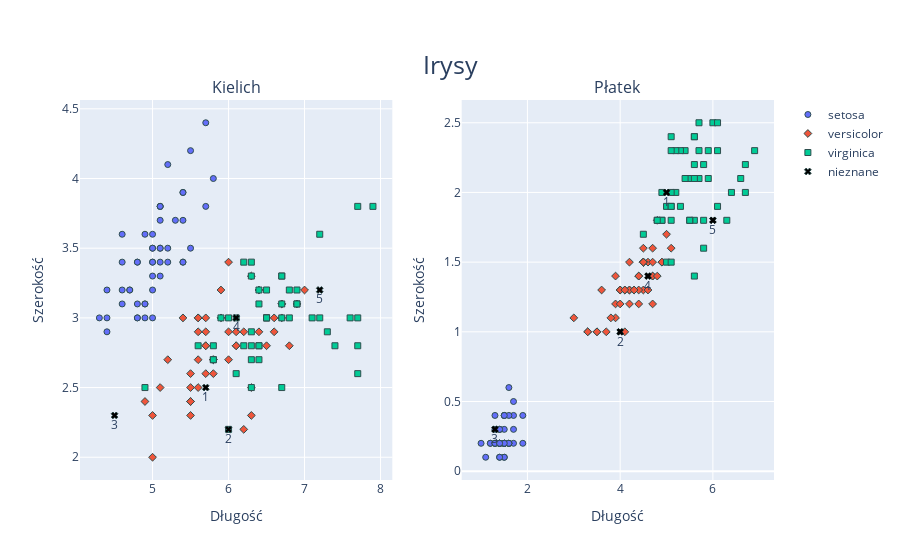

This figure's notebook cell:
### Markdown cell above
I jak poszło? Czy zgodzisz się, że poprzedni wykres był chaotyczny? Problemem poprzedniego wykresu jest jego wielowymiarowość, aż 4 zmienne (w dodatku ciągłe!) są przedstawione graficznie, co powoduje, że każda z nich jest trudna do zinterpretowania. Dla odmiany spójrz na poniższe dwa wykresy. W obecnej sytuacji wszystko jest dużo czytelniejsze. Czy teraz uda Ci się poprawnie zidentyfikować te same obiekty? Dodatkowo korzystnie na czytelność wykresu wpłynęło dostosowanie  osi. W poprzednim wypadku około 60% wykersu było puste, obserwacje były w jednym miejscu co jeszcze bardziej utrudniło interpretację. Teraz osie są przycięte, tak aby maksymalnie wykorzystać potencjał wykresów. Są też odpowiednio podpisane, w związku z czym nie zgubisz żadnej informacji.

### Code cell
good_graph(iris)

### Figure 1 — Plotly figure (JSON) as saved in the notebook; plotly's stock layout.template omitted (floating-point values rounded to 4 significant figures)
{"data": [{"marker": {"color": "#636EFA", "line": {"color": "DarkSlateGrey", "width": 1}, "size": 6, "symbol": "circle"}, "mode": "markers", "name": "setosa", "type": "scatter", "x": [5.1, 4.9, 4.7, 4.6, 5, 5.4, 4.6, 5, 4.4, 4.9, 5.4, 4.8, 4.8, 4.3, 5.8, 5.7, 5.4, 5.1, 5.7, 5.1, 5.4, 5.1, 4.6, 5.1, 4.8, 5, 5, 5.2, 5.2, 4.7, 4.8, 5.4, 5.2, 5.5, 4.9, 5, 5.5, 4.9, 4.4, 5.1, 5, 4.4, 5, 5.1, 4.8, 5.1, 4.6, 5.3, 5], "xaxis": "x", "y": [3.5, 3, 3.2, 3.1, 3.6, 3.9, 3.4, 3.4, 2.9, 3.1, 3.7, 3.4, 3, 3, 4, 4.4, 3.9, 3.5, 3.8, 3.8, 3.4, 3.7, 3.6, 3.3, 3.4, 3, 3.4, 3.5, 3.4, 3.2, 3.1, 3.4, 4.1, 4.2, 3.1, 3.2, 3.5, 3.6, 3, 3.4, 3.5, 3.2, 3.5, 3.8, 3, 3.8, 3.2, 3.7, 3.3], "yaxis": "y"}, {"legendgroup": "group", "marker": {"color": "#636EFA", "line": {"color": "DarkSlateGrey", "width": 1}, "size": 6, "symbol": "circle"}, "mode": "markers", "name": "setosa", "showlegend": false, "type": "scatter", "x": [1.4, 1.4, 1.3, 1.5, 1.4, 1.7, 1.4, 1.5, 1.4, 1.5, 1.5, 1.6, 1.4, 1.1, 1.2, 1.5, 1.3, 1.4, 1.7, 1.5, 1.7, 1.5, 1, 1.7, 1.9, 1.6, 1.6, 1.5, 1.4, 1.6, 1.6, 1.5, 1.5, 1.4, 1.5, 1.2, 1.3, 1.4, 1.3, 1.5, 1.3, 1.3, 1.6, 1.9, 1.4, 1.6, 1.4, 1.5, 1.4], "xaxis": "x2", "y": [0.2, 0.2, 0.2, 0.2, 0.2, 0.4, 0.3, 0.2, 0.2, 0.1, 0.2, 0.2, 0.1, 0.1, 0.2, 0.4, 0.4, 0.3, 0.3, 0.3, 0.2, 0.4, 0.2, 0.5, 0.2, 0.2, 0.4, 0.2, 0.2, 0.2, 0.2, 0.4, 0.1, 0.2, 0.2, 0.2, 0.2, 0.1, 0.2, 0.2, 0.3, 0.2, 0.6, 0.4, 0.3, 0.2, 0.2, 0.2, 0.2], "yaxis": "y2"}, {"marker": {"color": "#EF553B", "line": {"color": "DarkSlateGrey", "width": 1}, "size": 6, "symbol": "diamond"}, "mode": "markers", "name": "versicolor", "type": "scatter", "x": [7, 6.4, 6.9, 5.5, 6.5, 5.7, 6.3, 4.9, 6.6, 5.2, 5, 5.9, 6.1, 5.6, 6.7, 5.6, 5.8, 6.2, 5.6, 5.9, 6.1, 6.3, 6.1, 6.4, 6.6, 6.8, 6.7, 6, 5.7, 5.5, 5.5, 5.8, 6, 5.4, 6, 6.7, 6.3, 5.6, 5.5, 5.5, 5.8, 5, 5.6, 5.7, 5.7, 6.2, 5.1, 5.7], "xaxis": "x", "y": [3.2, 3.2, 3.1, 2.3, 2.8, 2.8, 3.3, 2.4, 2.9, 2.7, 2, 3, 2.9, 2.9, 3.1, 3, 2.7, 2.2, 2.5, 3.2, 2.8, 2.5, 2.8, 2.9, 3, 2.8, 3, 2.9, 2.6, 2.4, 2.4, 2.7, 2.7, 3, 3.4, 3.1, 2.3, 3, 2.5, 2.6, 2.6, 2.3, 2.7, 3, 2.9, 2.9, 2.5, 2.8], "yaxis": "y"}, {"legendgroup": "group", "marker": {"color": "#EF553B", "line": {"color": "DarkSlateGrey", "width": 1}, "size": 6, "symbol": "diamond"}, "mode": "markers", "name": "versicolor", "showlegend": false, "type": "scatter", "x": [4.7, 4.5, 4.9, 4, 4.6, 4.5, 4.7, 3.3, 4.6, 3.9, 3.5, 4.2, 4.7, 3.6, 4.4, 4.5, 4.1, 4.5, 3.9, 4.8, 4, 4.9, 4.7, 4.3, 4.4, 4.8, 5, 4.5, 3.5, 3.8, 3.7, 3.9, 5.1, 4.5, 4.5, 4.7, 4.4, 4.1, 4, 4.4, 4, 3.3, 4.2, 4.2, 4.2, 4.3, 3, 4.1], "xaxis": "x2", "y": [1.4, 1.5, 1.5, 1.3, 1.5, 1.3, 1.6, 1, 1.3, 1.4, 1, 1.5, 1.4, 1.3, 1.4, 1.5, 1, 1.5, 1.1, 1.8, 1.3, 1.5, 1.2, 1.3, 1.4, 1.4, 1.7, 1.5, 1, 1.1, 1, 1.2, 1.6, 1.5, 1.6, 1.5, 1.3, 1.3, 1.3, 1.2, 1.2, 1, 1.3, 1.2, 1.3, 1.3, 1.1, 1.3], "yaxis": "y2"}, {"marker": {"color": "#00CC96", "line": {"color": "DarkSlateGrey", "width": 1}, "size": 6, "symbol": "square"}, "mode": "markers", "name": "virginica", "type": "scatter", "x": [6.5, 6.2, 6.3, 6.3, 5.8, 7.1, 6.3, 6.5, 7.6, 4.9, 7.3, 6.7, 7.2, 6.5, 6.4, 6.8, 5.9, 5.8, 6.4, 6.5, 7.7, 7.7, 6, 6.9, 5.6, 7.7, 6.3, 6.7, 6.7, 6.2, 6.1, 6.4, 7.2, 7.4, 7.9, 6.4, 6.3, 6.1, 7.7, 6.3, 6.4, 6, 6.9, 6.7, 6.9, 5.8, 6.8, 6.7], "xaxis": "x", "y": [3, 3.4, 2.5, 3.3, 2.7, 3, 2.9, 3, 3, 2.5, 2.9, 2.5, 3.6, 3.2, 2.7, 3, 3, 2.8, 3.2, 3, 3.8, 2.6, 2.2, 3.2, 2.8, 2.8, 2.7, 3.3, 3, 2.8, 3, 2.8, 3, 2.8, 3.8, 2.8, 2.8, 2.6, 3, 3.4, 3.1, 3, 3.1, 3.1, 3.1, 2.7, 3.2, 3.3], "yaxis": "y"}, {"legendgroup": "group", "marker": {"color": "#00CC96", "line": {"color": "DarkSlateGrey", "width": 1}, "size": 6, "symbol": "square"}, "mode": "markers", "name": "virginica", "showlegend": false, "type": "scatter", "x": [5.2, 5.4, 5, 6, 5.1, 5.9, 5.6, 5.8, 6.6, 4.5, 6.3, 5.8, 6.1, 5.1, 5.3, 5.5, 5.1, 5.1, 5.3, 5.5, 6.7, 6.9, 5, 5.7, 4.9, 6.7, 4.9, 5.7, 5.2, 4.8, 4.9, 5.6, 5.8, 6.1, 6.4, 5.6, 5.1, 5.6, 6.1, 5.6, 5.5, 4.8, 5.4, 5.6, 5.1, 5.1, 5.9, 5.7], "xaxis": "x2", "y": [2, 2.3, 1.9, 2.5, 1.9, 2.1, 1.8, 2.2, 2.1, 1.7, 1.8, 1.8, 2.5, 2, 1.9, 2.1, 1.8, 2.4, 2.3, 1.8, 2.2, 2.3, 1.5, 2.3, 2, 2, 1.8, 2.1, 2.3, 1.8, 1.8, 2.1, 1.6, 1.9, 2, 2.2, 1.5, 1.4, 2.3, 2.4, 1.8, 1.8, 2.1, 2.4, 2.3, 1.9, 2.3, 2.5], "yaxis": "y2"}, {"marker": {"color": "black", "line": {"color": "DarkSlateGrey", "width": 1}, "size": 6, "symbol": "x"}, "mode": "markers", "name": "nieznane", "type": "scatter", "x": [7.2, 6.1, 4.5, 6, 5.7], "xaxis": "x", "y": [3.2, 3, 2.3, 2.2, 2.5], "yaxis": "y"}, {"legendgroup": "group", "marker": {"color": "black", "line": {"color": "DarkSlateGrey", "width": 1}, "size": 6, "symbol": "x"}, "mode": "markers", "name": "nieznane", "showlegend": false, "type": "scatter", "x": [6, 4.6, 1.3, 4, 5], "xaxis": "x2", "y": [1.8, 1.4, 0.3, 1, 2], "yaxis": "y2"}, {"marker": {"color": "black", "size": 5, "symbol": "x"}, "mode": "markers+text", "showlegend": false, "text": ["5", "4", "3", "2", "1"], "textposition": "bottom center", "type": "scatter", "x": [7.2, 6.1, 4.5, 6, 5.7], "xaxis": "x", "y": [3.2, 3, 2.3, 2.2, 2.5], "yaxis": "y"}, {"marker": {"color": "black", "symbol": "x"}, "mode": "markers+text", "showlegend": false, "text": ["5", "4", "3", "2", "1"], "textposition": "bottom center", "type": "scatter", "x": [6, 4.6, 1.3, 4, 5], "xaxis": "x2", "y": [1.8, 1.4, 0.3, 1, 2], "yaxis": "y2"}], "layout": {"annotations": [{"font": {"size": 16}, "showarrow": false, "text": "Kielich", "x": 0.225, "xanchor": "center", "xref": "paper", "y": 1, "yanchor": "bottom", "yref": "paper"}, {"font": {"size": 16}, "showarrow": false, "text": "Płatek", "x": 0.775, "xanchor": "center", "xref": "paper", "y": 1, "yanchor": "bottom", "yref": "paper"}], "title": {"font": {"size": 25}, "text": "Irysy", "x": 0.5, "xanchor": "center", "y": 0.9, "yanchor": "top"}, "xaxis": {"anchor": "y", "domain": [0, 0.45], "title": {"text": "Długość"}}, "xaxis2": {"anchor": "y2", "domain": [0.55, 1], "title": {"text": "Długość"}}, "yaxis": {"anchor": "x", "domain": [0, 1], "title": {"text": "Szerokość"}}, "yaxis2": {"anchor": "x2", "domain": [0, 1], "title": {"text": "Szerokość"}}}}
